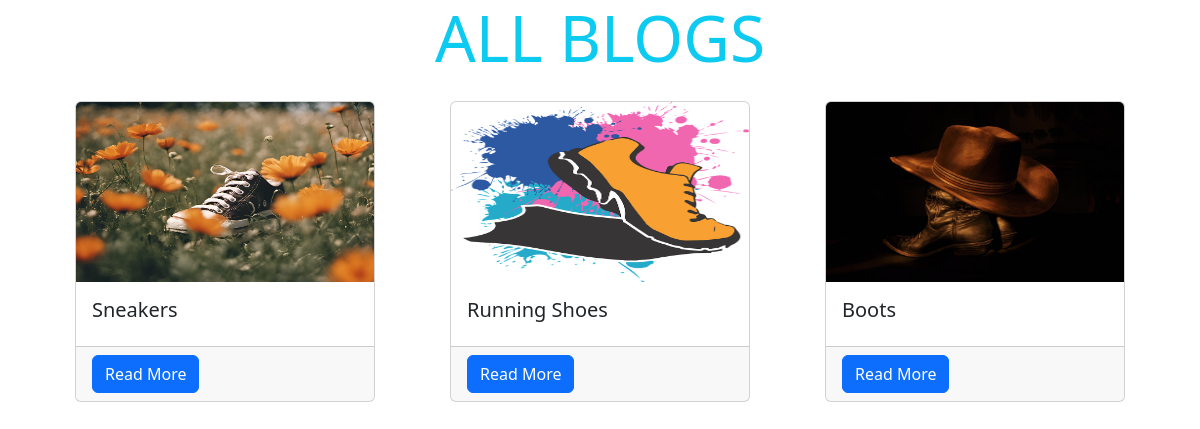
Screenshot of /cat_blogs/Footwear/ with the database file from the repository.
### myBlogs/models.py (models this page shows, shortened)
class blog_post(models.Model):
    blog_name =models.CharField(max_length=100)
    cover_img=models.ImageField(upload_to='images/')
    blog_description=RichTextField()
    like_count=models.IntegerField(default=0,null=True)
    views_count=models.IntegerField(default=0,null=True)
    Blog_cat=models.ForeignKey(blog_category,null=True, default=None, on_delete=models.CASCADE)

### myBlogs/views.py (the view)
# urls.py: path('cat_blogs/<str:catagory>/',views.cat_Blogs,name ='cat_Blogs'),
def cat_Blogs(request, catagory):
    a = blog_post.objects.filter(Blog_cat__blog_cat = catagory)
    return render(request,'myBlogs/all_Blogs.html',{"y":a})

### myBlogs/templates/myBlogs/all_Blogs.html (shortened to what this page needs)
<!DOCTYPE html>
<html lang="en">
<head>
    <link href="https://cdn.jsdelivr.net/npm/bootstrap@5.3.2/dist/css/bootstrap.min.css" rel="stylesheet">
</head>
<body>
    <div class="container text-center mb-4">
        <h3 class="display-3 text-info"> ALL BLOGS</h3>
    </div>
      <div class="d-flex flex-wrap justify-content-evenly">
        {% for y in y %}
        <div
          class="card mb-2"
          style="width: 25vw; min-height: 10vw;"
        >
          <img
            src="{{ y.cover_img.url }}"
            class="card-img-top"
            alt="..."
            style="height: 15vw"
          />
          <div class="card-body">
            <h5 class="card-title">{{ y.blog_name }}</h5>
          </div>
          <div class="card-footer">
            <a href="{% url 'Blog_details' y.id %}" class="btn btn-primary">Read More</a>
          </div>
        </div>
        {% endfor %}
      </div>
</body>
</html>

### rows the page displays
blog_post: cover_img (picture), blog_name "Sneakers"
blog_post: cover_img (picture), blog_name "Running Shoes"
blog_post: cover_img (picture), blog_name "Boots"
